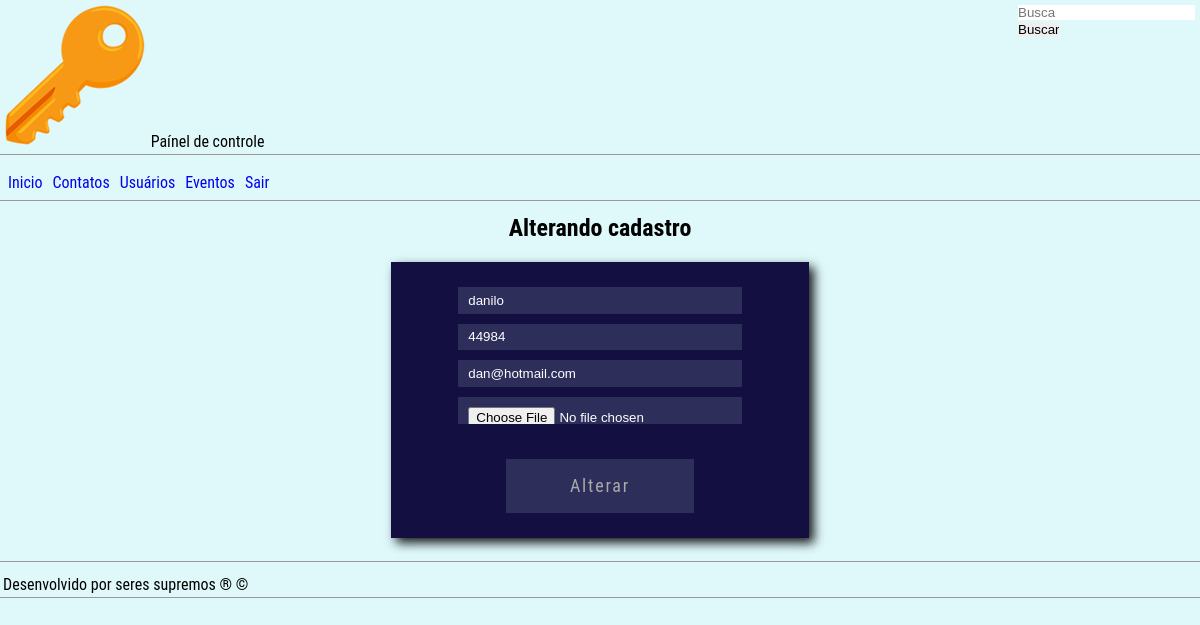
The app's page /ctrlweb/contatoUp.php?id=13 (signed in) with its own data.
### tables this page shows
CREATE TABLE `contatos` (
  `idcontatos` int(11) NOT NULL,
  `nome` varchar(45) NOT NULL,
  `tel` varchar(12) NOT NULL,
  `email` varchar(90) DEFAULT NULL,
  `foto` varchar(200) DEFAULT NULL,
  `users_idusers` int(11) NOT NULL
);

### ctrlweb/contatoUp.php (the view, shortened to what this page needs)
<?php
	require_once('../include/connectaBD.php');
    if(isset($_GET['id'])) {
        $sql = "SELECT * FROM contatos WHERE idcontatos = " . $_GET['id'];
		$row = mysqli_fetch_array(mysqli_query($banco, $sql));
	}
?>
<!doctype html>
<html lang="pt-br">
<head>
	<link rel="stylesheet" href="../css/folha.css" type="text/css">
</head>
<body>
	<header>
		<div id="logo"><img src="../image/top_key.png" alt="Logo PokeAgenda"> Paínel de controle</div>
		<div id="search">
			<form action="#" method="get" name="formBusca" id="formBusca">
				<input type="text" name="txtBusca" id="txtBusca" placeholder="Busca">
				<input type="submit" name="btSearch" id="btSearch" value="Buscar">
			</form>
		</div>
	</header>
	<nav>
		<ul>
			<li><a href="admin.php">Inicio</a></li>
			<li><a href="contatos.php">Contatos</a></li>
			<li><a href="users.php">Usuários</a></li>
			<li><a href="event.php">Eventos</a></li>
			<li><a href="sair.php">Sair</a></li>
		</ul>
	</nav>
	<main>
		<article>
			<section id="acesso">
				<h2>Alterando cadastro</h2>
				<form action="#" method="post" name="formCad" id="formCad" enctype="multipart/form-data">
					<input type="text" name="txtNome" id="txtNome" placeholder="Nome" value="<?= $row['nome']?>">
					<input type="text" name="txtTelefone" id="txtTelefone" placeholder="Telefone" value="<?= $row['tel']?>">
					<input type="text" name="txtEmail" id="txtEmail" placeholder="E-Mail" value="<?= $row['email']?>">
					<input type="file" name="upFt" id="upFt" placeholder="Foto">
					<input type="submit" name="btCad" id="btCad" value="Alterar">
				</form>
			</section>
		</article>
	</main>
	<footer>Desenvolvido por seres supremos &reg; &copy;</footer>
</body>
</html>

### css/folha.css (style rules this page uses)
* { list-style: none; text-decoration: none; border:0px; margin: 0px; padding: 0px; box-sizing: border-box; }
img { max-width: 100%; }
body { font-family: 'Roboto Condensed', sans-serif; font-size: 16px; background-color: #dff9fb; }
header { width: 100%; margin-bottom: 10px; padding: 3px; border-bottom: 1px solid #999999; display: inline-flex; justify-content:space-between; }
nav { width: auto; margin-bottom: 10px; padding: 3px; border-bottom: 1px solid #999999; }
nav ul { display: inline-flex; justify-content: center; }
nav ul li { margin: 5px; }
main { width: auto; margin-bottom: 10px; padding: 3px; border-bottom: 1px solid #999999; }
footer { width: auto; margin-bottom: 10px; padding: 3px; border-bottom: 1px solid #999999; }
#acesso { display: flex; justify-content: center; align-items: center; flex-direction: column; }
#acesso form { width: 35%; height: auto; padding: 20px; margin: 20px auto; background-color: #130f40; display: flex; justify-content: center; align-items: center; flex-direction: column; box-shadow: 5px 5px 10px 0px rgba(0, 0, 0, .9); }
#acesso form input, textarea, select, select { width: 75%; height: 2em; background-color: rgba(149, 175, 192, .2); padding: 10px; margin: 5px; color: #fff; }
#acesso form input[type="submit"] { width: 50%; height: 3em; margin-top:30px; font-family: 'Roboto Condensed', sans-serif; font-size: 18px; letter-spacing: .1em; color: #aaa; transition: all .5s ease-in-out; }
#acesso form input::placeholder { font-family: 'Roboto Condensed', sans-serif; color: #aaa; }
input { display: block; margin: 2px; }

### records on screen
contatos: txtNome "danilo", txtTelefone "44984", txtEmail "dan@hotmail.com"
